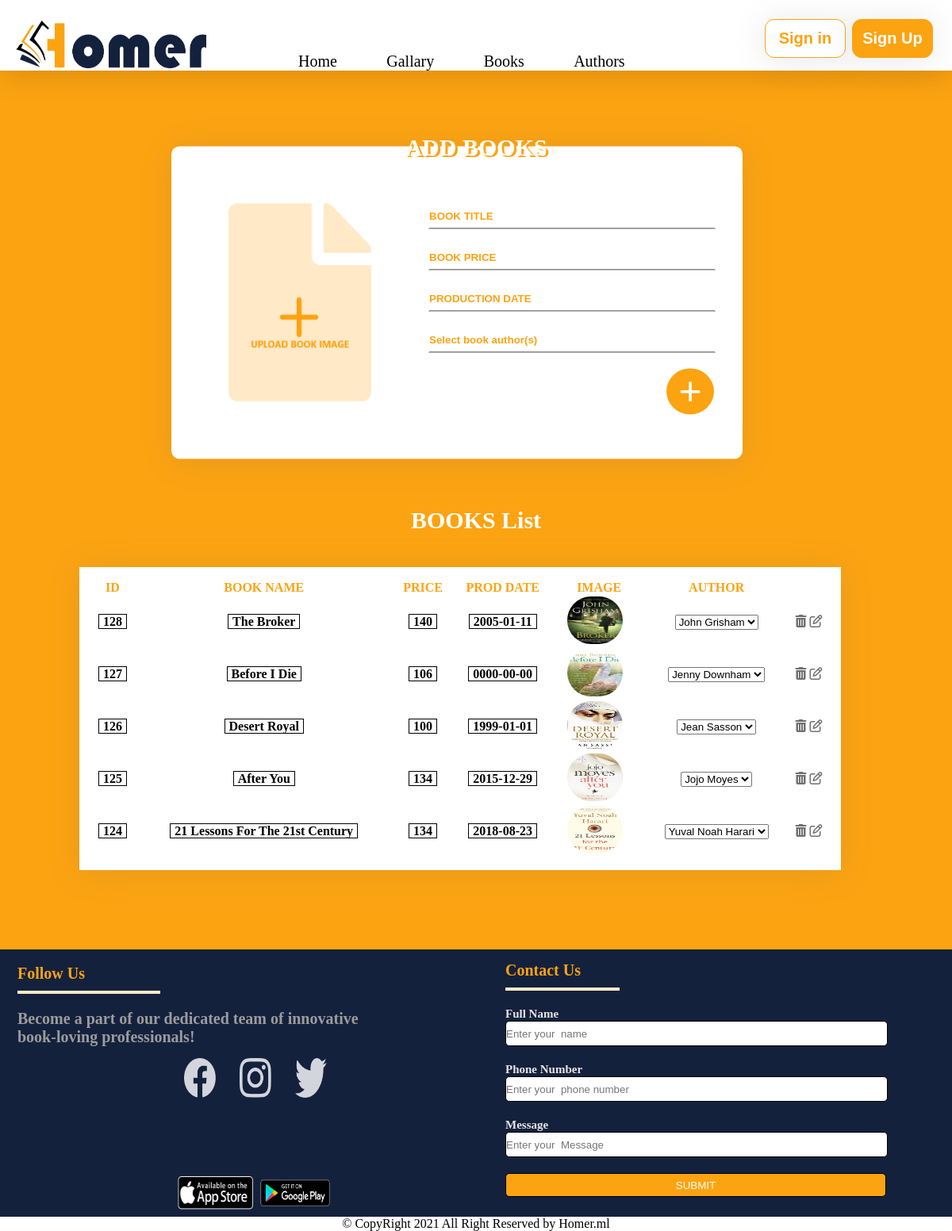
/bookadd.php, run on the app's committed database.
### tables this page shows
CREATE TABLE `book` (
  `ID` int(11) NOT NULL,
  `b_name` varchar(100) NOT NULL,
  `price` float NOT NULL,
  `prod_date` date NOT NULL,
  `img` varchar(100) NOT NULL
);

### bookadd.php (the view, shortened to what this page needs)
<?php
$connect = mysqli_connect("localhost", "root", "", "library");
$query2="SELECT distinct B.* FROM book as b,bookauthor as atr where B.ID=atr.Id_book  ORDER BY ID DESC";
$res2=mysqli_query($connect,$query2);
$option = '';
function listauthor($ib) {
	global $option,$connect;
	$option = '';
	$qr="SELECT a.ID,a.A_name FROM author a,bookauthor ba where ba.Id_author=a.ID and  ba.Id_book=$ib ORDER BY ID ASC";
	$res=mysqli_query($connect,$qr);
	while($row = mysqli_fetch_assoc($res))
	{
	$option .= '<option value = "'.$row['ID'].'">'.$row['A_name'].'</option>';
	}
}
 ?>
<!DOCTYPE html>
<html>
<head>
    <link rel="stylesheet" type="text/css" href="styles/style.css">
	<link rel="stylesheet" href="styles/styles.css">
	<link rel="stylesheet" href="styles/footerf.css">
</head>
<body>
<header>
		<img class="logo" src="images/homer.png">
		<div class="navcont navhide">
			<a href="index.php">Home</a>
			<a href="gallery.php">Gallary</a>
			<a href="bookadd.php">Books</a>
			<a href="authoradd.php">Authors</a>
		</div>
		<div class="login navhide">
			<button class="in">Sign in</button>
			<button class="up">Sign Up</button>
		</div>
	</header>
<section class="bod">
	<h2 class="titleadd">ADD BOOKS</h2>
	<div class="Add">
			<img src="images/addpic.png" id="addpc" onclick="upld()">
		<form name="bookform" onsubmit="validation();" action="insertB.php"  method="post" enctype="multipart/form-data">
			<div class="inp">
				<input type="text" id="title" name="booktit" placeholder="BOOK TITLE">
			</div>
			<div class="inp">
				<input type="number" id="price" name="bookprice" placeholder="BOOK PRICE">
			</div>
			<div class="inp">
				<input type="text" id="prodate" name="prodate" placeholder="PRODUCTION DATE" onfocus="(this.type='date')" onblur="(this.type='text')">
			</div>
			<div class="inp">
				<div class="dropdown">
		 		 		<input class="selected" onclick="showCheckboxes()" id="nameAth" type="text" placeholder="Select book author(s)" readonly>
				</div>
			</div>
			<div class="btn">
				<button>+</button>
			</div>
		</form>
	</div>
</section>
<h2>BOOKS List</h2>
<table>
		<tr>
			<th>ID</th>
			<th>BOOK NAME</th>
			<th>PRICE</th>
			<th>PROD DATE</th>
			<th>IMAGE</th>
			<th>AUTHOR</th>
			<th></th>
		</tr>
		<?php  while($row = mysqli_fetch_assoc($res2))
{?>
			 <tr>
				<td><label><?php echo $row['ID']?></label></td>
				<td><label><?php echo $row['b_name']?></label></td>
				<td><label><?php echo $row['price']?></label></td>
				<td><label><?php echo $row['prod_date']?></label></td>
				<td><img src="<?php echo $row['img']?>"></td>
				<td> <?php listauthor($row['ID']); ?> <select id="aid" name="authorid">
						<?php echo $option; ?>
					</select></td>
				<td><a href="deleteb.php?id=<?php echo $row['ID']; ?>"><i class="fas fa-trash-alt op"  onclick="alert('deleted')"></i></a> <a href="updatB.php?id=<?php echo $row['ID']; ?>"><i class="far fa-edit op" ></i> </a></td>
			</tr>
			<?php }?>
</table>
<footer>
        <div class="follow">
            <h3>Follow Us</h3>
            <p>Become a part of our dedicated team of innovative<br> book-loving professionals!</p>
            <div class="social">
                <img src="images/facebook.png">
                <img src="images/instagram.png">
                <img src="images/twitter.png">
            </div>
            <div class="app">
                <img src="images/as.png" alt="appstore">
                <img src="images/ps.png" alt="playstore">
            </div>
        </div>
            <form class="contact"><h3>Contact Us</h3>
                <div>
                    <label for="name">Full Name</label>
                    <input type="text" id="name" placeholder="Enter your  name" required>
                </div>
                <div>
                <label for="phone">Phone Number</label>
                <input type="text" id="phone" placeholder="Enter your  phone number" required>
                </div>
                <div>
                    <label for="message">Message</label>
                <input type="text" id="message" placeholder="Enter your  Message" required>
                </div>
                <button class="sub">SUBMIT</button>
            </form>
    </footer>
    <div class="cp">&copy; CopyRight 2021 All Right Reserved by Homer.ml</div>
</body>
</html>

### styles/style.css (style rules this page uses)
* { margin: 0; padding: 0; }
body { background: #fca311; }
header { display: -webkit-box; display: -ms-flexbox; display: flex; -webkit-box-orient: horizontal; -webkit-box-direction: normal; -ms-flex-direction: row; flex-direction: row; -ms-flex-line-pack: center; align-content: center; background: #fff; padding: 20px; -webkit-box-shadow: 0px 3px 40px rgba(0, 0, 0, 0.16); box-shadow: 0px 3px 40px rgba(0, 0, 0, 0.16); padding-bottom: 0; font-family: "Javanese Text"; }
header .logo { margin-top: 0.5%; width: 240px; height: 60px; }
header .navcont { position: relative; margin-left: 10%; margin-top: 4%; width: 60%; }
header a { color: #000; text-decoration: none; padding-right: 10%; font-size: 20px; }
header .login { display: -webkit-box; display: -ms-flexbox; display: flex; -webkit-box-orient: horizontal; -webkit-box-direction: normal; -ms-flex-direction: row; flex-direction: row; }
header .login button { width: 110px; height: 49px; border-radius: 12px; background: #fff; margin: 2%; border: 1px solid #fca311; -webkit-box-shadow: 0px 3px 40px rgba(114, 114, 114, 0.16); box-shadow: 0px 3px 40px rgba(114, 114, 114, 0.16); font-weight: bold; font-size: 20px; }
header .login button.in { color: #fca311; background-color: white; }
header .login button.up { background-color: #fca311; color: white; }
h2 { text-align: center; color: #fff; position: relative; z-index: 100; font-size: 30px; margin-top: 80px; text-shadow: 3px 2px #fca311; margin-bottom: -58px; }
.Add, .Addart { background-color: white; width: 60%; -webkit-box-shadow: 0px 3px 40px rgba(114, 114, 114, 0.16); box-shadow: 0px 3px 40px rgba(114, 114, 114, 0.16); border-radius: 10px; display: -webkit-box; display: -ms-flexbox; display: flex; -webkit-box-pack: center; -ms-flex-pack: center; justify-content: center; -ms-flex-line-pack: center; align-content: center; margin-bottom: 100px; -webkit-transform: translate(30%, 10%); transform: translate(30%, 10%); z-index: 1; }
.Add #addpc, .Addart #addpc { width: 25%; height: 250px; margin: 10%; }
.Add form, .Addart form { width: 70%; margin-top: 10%; margin-right: 5%; }
.Add form div input, .Add form div select, .Addart form div input, .Addart form div select { border: 1px solid white; border-bottom: 1px solid #474646; width: 100%; height: 30px; margin-bottom: 20px; color: #fca311; font-weight: bold; }
.Add form div.inp input::placeholder, .Addart form div.inp input::placeholder { color: #fca311; font-weight: bold; }
.Add form div.btn button, .Addart form div.btn button { border-radius: 50%; background-color: #fca311; color: white; border: none; font-size: 50px; float: right; width: 60px; }
.Add form div.dropdown, .Addart form div.dropdown { position: relative; }
.Add form div .selected, .Addart form div .selected { cursor: pointer; }
table { background-color: white; width: 80%; margin: 100px; padding: 15px; -webkit-box-shadow: 0px 3px 40px rgba(114, 114, 114, 0.16); box-shadow: 0px 3px 40px rgba(114, 114, 114, 0.16); }
table tr { padding: 40px; }
table tr td { cursor: pointer; }
table tr td label { border: 1px solid black; font-weight: bold; padding: 0 5px; margin-bottom: 100px; }
table tr td .op { color: #707070; }
table img { -webkit-box-align: center; -ms-flex-align: center; align-items: center; margin-right: 10px; height: 60px; width: 70px; border-radius: 71px; }
table td { text-align: center; font-weight: bold; padding: 0; margin: 0; }
th { color: #fca311; }
table tr td:last-child, table tr td:nth-child(5) { border: none; }

### data on the page
book: ID "128", b_name "The Broker", price "140", prod_date "2005-01-11", img (picture)
book: ID "127", b_name "Before I Die", price "106", prod_date "0000-00-00", img (picture)
book: ID "126", b_name "Desert Royal", price "100", prod_date "1999-01-01", img (picture)
book: ID "125", b_name "After You", price "134", prod_date "2015-12-29", img (picture)
book: ID "124", b_name "21 Lessons For The 21st Century", price "134", prod_date "2018-08-23", img (picture)

### other printed values
form field authorid "John Grisham"
form field authorid "Jenny Downham"
form field authorid "Jean Sasson"
form field authorid "Jojo Moyes"
form field authorid "Yuval Noah Harari"
